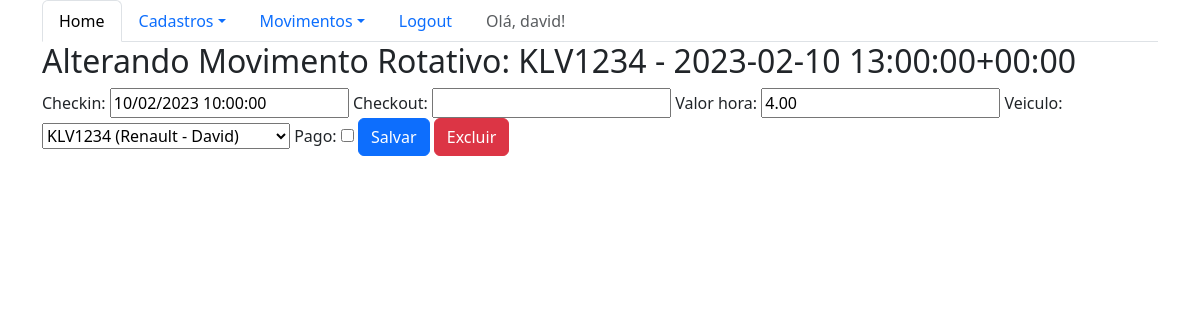
Page /sistema/movimentorotativoupdate/3/ (signed in) on the earlier database version.
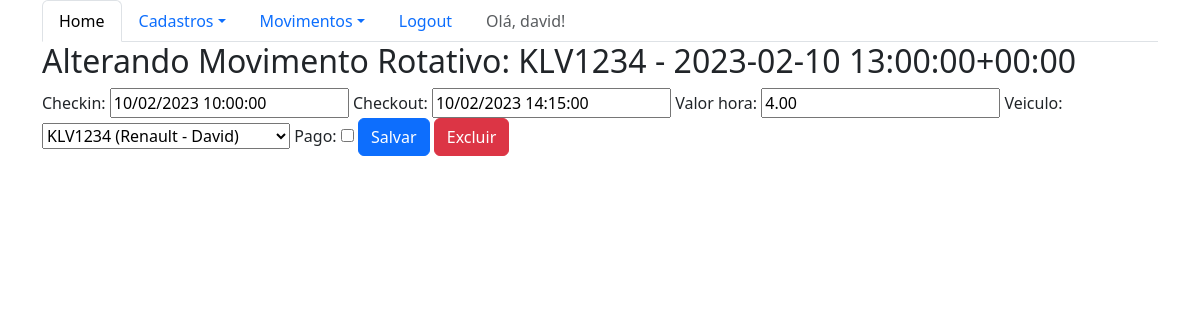
Same page on the later database version.
### core/models.py (models this page shows, shortened)
class MovimentoRotativo(models.Model):
    checkin = models.DateTimeField(auto_now=False)
    checkout = models.DateTimeField(auto_now=False, null=True, blank=True)
    valor_hora = models.DecimalField(max_digits=5, decimal_places=2)
    veiculo = models.ForeignKey(Veiculo, on_delete=models.CASCADE)
    pago = models.BooleanField(default=False)
    def __str__(self):
        return f'{self.veiculo.placa} - {self.checkin}'
    class Meta:
        verbose_name_plural = 'movimentos rotativos'

class Veiculo(models.Model):
    placa = models.CharField(max_length=7)
    marca = models.ForeignKey(Marca,blank=True,null=True, on_delete=models.CASCADE)
    proprietario = models.ForeignKey(Pessoa,on_delete=models.CASCADE)
    cor = models.CharField(max_length=15, blank=True, null=True)
    observacoes = models.TextField(blank=True, null=True)
    def __str__(self):
        return self.placa + ' (' + self.marca.nome + ' - ' + self.proprietario.nome + ')'

### core/views.py (the view)
# urls.py: re_path(r'^movimentorotativoupdate/(?P<id>\d+)/$', movimentorotativo_update, name='core_movimentorotativo_update'),
@login_required
def movimentorotativo_update(request, id):
    data = {}
    movimentorotativo = MovimentoRotativo.objects.get(id=id)
    form = MovimentoRotativoForm( request.POST or None, instance=movimentorotativo)
    data['movimentorotativo'] = movimentorotativo
    data['form'] = form
    if request.method == 'POST':
        if form.is_valid():
            form.save()
            return redirect('core_lista_movimentosrotativos')
    else:
        return render(request, 'core/update_movimentorotativo.html', data)

### core/forms.py
class MovimentoRotativoForm(ModelForm):
    class Meta:
        model = MovimentoRotativo
        fields = '__all__'

### core/templates/core/update_movimentorotativo.html (shortened to what this page needs)
{% extends 'logado.html' %}
{% load bootstrap %}
{% block main %}
<div class="row">
    <div class="col">
        <h2>Alterando Movimento Rotativo: {{movimentorotativo}}</h2>
        <form action="{% url 'core_movimentorotativo_update' movimentorotativo.id %}" method="POST">
          {{form|bootstrap}}
          <button type="submit" class="btn btn-primary">Salvar</button>
          <a href="{% url 'core_movimentorotativo_delete' movimentorotativo.id %}" class="btn btn-danger">Excluir</a>
        </form>
    </div>
</div>
{% endblock %}

Differences in the rows shown:
changed MovimentoRotativo "KLV1234 (Renault - David)": checkout (not shown) → "10/02/2023 14:15:00"
